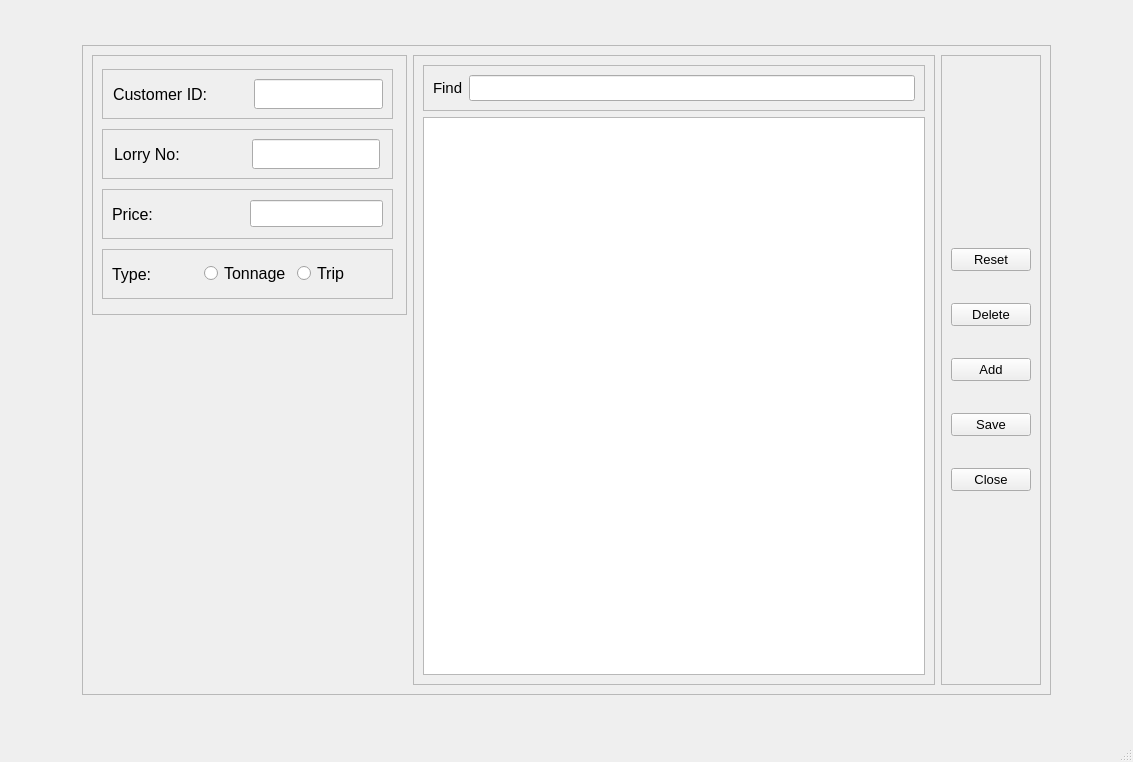
<?xml version="1.0" encoding="UTF-8"?>
<ui version="4.0">
 <class>PTCharge</class>
 <widget class="QMainWindow" name="PTCharge">
  <property name="geometry">
   <rect>
    <x>0</x>
    <y>0</y>
    <width>1133</width>
    <height>762</height>
   </rect>
  </property>
  <property name="minimumSize">
   <size>
    <width>997</width>
    <height>729</height>
   </size>
  </property>
  <property name="windowTitle">
   <string>A17. Lorry Transport Charges</string>
  </property>
  <property name="styleSheet">
   <string notr="true"/>
  </property>
  <widget class="QWidget" name="centralwidget">
   <layout class="QGridLayout" name="gridLayout">
    <item row="0" column="0" alignment="Qt::AlignHCenter|Qt::AlignVCenter">
     <widget class="QFrame" name="frame">
      <property name="maximumSize">
       <size>
        <width>975</width>
        <height>654</height>
       </size>
      </property>
      <property name="frameShape">
       <enum>QFrame::StyledPanel</enum>
      </property>
      <property name="frameShadow">
       <enum>QFrame::Raised</enum>
      </property>
      <layout class="QHBoxLayout" name="horizontalLayout">
       <item alignment="Qt::AlignLeft|Qt::AlignTop">
        <widget class="QFrame" name="frame_2">
         <property name="minimumSize">
          <size>
           <width>315</width>
           <height>260</height>
          </size>
         </property>
         <property name="maximumSize">
          <size>
           <width>315</width>
           <height>131</height>
          </size>
         </property>
         <property name="frameShape">
          <enum>QFrame::StyledPanel</enum>
         </property>
         <property name="frameShadow">
          <enum>QFrame::Raised</enum>
         </property>
         <layout class="QVBoxLayout" name="verticalLayout">
          <item>
           <widget class="QFrame" name="frame_5">
            <property name="minimumSize">
             <size>
              <width>291</width>
              <height>50</height>
             </size>
            </property>
            <property name="maximumSize">
             <size>
              <width>291</width>
              <height>50</height>
             </size>
            </property>
            <property name="frameShape">
             <enum>QFrame::StyledPanel</enum>
            </property>
            <property name="frameShadow">
             <enum>QFrame::Raised</enum>
            </property>
            <layout class="QHBoxLayout" name="horizontalLayout_3">
             <item>
              <widget class="QLabel" name="label">
               <property name="font">
                <font>
                 <pointsize>12</pointsize>
                </font>
               </property>
               <property name="text">
                <string>Customer ID:</string>
               </property>
               <property name="indent">
                <number>1</number>
               </property>
              </widget>
             </item>
             <item>
              <widget class="QLineEdit" name="customerID">
               <property name="minimumSize">
                <size>
                 <width>129</width>
                 <height>28</height>
                </size>
               </property>
               <property name="maximumSize">
                <size>
                 <width>129</width>
                 <height>120</height>
                </size>
               </property>
               <property name="font">
                <font>
                 <pointsize>12</pointsize>
                </font>
               </property>
              </widget>
             </item>
            </layout>
           </widget>
          </item>
          <item>
           <widget class="QFrame" name="frame_6">
            <property name="minimumSize">
             <size>
              <width>291</width>
              <height>50</height>
             </size>
            </property>
            <property name="maximumSize">
             <size>
              <width>291</width>
              <height>50</height>
             </size>
            </property>
            <property name="frameShape">
             <enum>QFrame::StyledPanel</enum>
            </property>
            <property name="frameShadow">
             <enum>QFrame::Raised</enum>
            </property>
            <layout class="QHBoxLayout" name="horizontalLayout_2">
             <item>
              <widget class="QLabel" name="label_2">
               <property name="minimumSize">
                <size>
                 <width>132</width>
                 <height>26</height>
                </size>
               </property>
               <property name="maximumSize">
                <size>
                 <width>132</width>
                 <height>26</height>
                </size>
               </property>
               <property name="font">
                <font>
                 <pointsize>12</pointsize>
                </font>
               </property>
               <property name="layoutDirection">
                <enum>Qt::LeftToRight</enum>
               </property>
               <property name="text">
                <string>Lorry No:</string>
               </property>
               <property name="indent">
                <number>1</number>
               </property>
              </widget>
             </item>
             <item>
              <widget class="QLineEdit" name="lorryNo">
               <property name="minimumSize">
                <size>
                 <width>128</width>
                 <height>28</height>
                </size>
               </property>
               <property name="maximumSize">
                <size>
                 <width>127</width>
                 <height>120</height>
                </size>
               </property>
               <property name="font">
                <font>
                 <pointsize>12</pointsize>
                </font>
               </property>
              </widget>
             </item>
            </layout>
           </widget>
          </item>
          <item>
           <widget class="QFrame" name="frame_8">
            <property name="minimumSize">
             <size>
              <width>291</width>
              <height>50</height>
             </size>
            </property>
            <property name="maximumSize">
             <size>
              <width>291</width>
              <height>50</height>
             </size>
            </property>
            <property name="frameShape">
             <enum>QFrame::StyledPanel</enum>
            </property>
            <property name="frameShadow">
             <enum>QFrame::Raised</enum>
            </property>
            <layout class="QHBoxLayout" name="horizontalLayout_5">
             <item>
              <widget class="QLabel" name="label_4">
               <property name="minimumSize">
                <size>
                 <width>132</width>
                 <height>26</height>
                </size>
               </property>
               <property name="maximumSize">
                <size>
                 <width>132</width>
                 <height>26</height>
                </size>
               </property>
               <property name="font">
                <font>
                 <pointsize>12</pointsize>
                </font>
               </property>
               <property name="text">
                <string>Price:</string>
               </property>
              </widget>
             </item>
             <item>
              <widget class="QLineEdit" name="price">
               <property name="font">
                <font>
                 <pointsize>12</pointsize>
                </font>
               </property>
              </widget>
             </item>
            </layout>
           </widget>
          </item>
          <item>
           <widget class="QFrame" name="frame_9">
            <property name="minimumSize">
             <size>
              <width>291</width>
              <height>50</height>
             </size>
            </property>
            <property name="maximumSize">
             <size>
              <width>291</width>
              <height>50</height>
             </size>
            </property>
            <property name="frameShape">
             <enum>QFrame::StyledPanel</enum>
            </property>
            <property name="frameShadow">
             <enum>QFrame::Raised</enum>
            </property>
            <layout class="QHBoxLayout" name="horizontalLayout_6">
             <item>
              <widget class="QLabel" name="label_5">
               <property name="font">
                <font>
                 <pointsize>12</pointsize>
                </font>
               </property>
               <property name="text">
                <string>Type:</string>
               </property>
              </widget>
             </item>
             <item>
              <widget class="QRadioButton" name="tonnageBtn">
               <property name="font">
                <font>
                 <pointsize>12</pointsize>
                </font>
               </property>
               <property name="text">
                <string>Tonnage</string>
               </property>
              </widget>
             </item>
             <item>
              <widget class="QRadioButton" name="tripBtn">
               <property name="font">
                <font>
                 <pointsize>12</pointsize>
                </font>
               </property>
               <property name="text">
                <string>Trip</string>
               </property>
              </widget>
             </item>
            </layout>
           </widget>
          </item>
         </layout>
        </widget>
       </item>
       <item>
        <widget class="QFrame" name="frame_3">
         <property name="minimumSize">
          <size>
           <width>522</width>
           <height>630</height>
          </size>
         </property>
         <property name="maximumSize">
          <size>
           <width>522</width>
           <height>630</height>
          </size>
         </property>
         <property name="frameShape">
          <enum>QFrame::StyledPanel</enum>
         </property>
         <property name="frameShadow">
          <enum>QFrame::Raised</enum>
         </property>
         <layout class="QVBoxLayout" name="verticalLayout_2">
          <item>
           <widget class="QFrame" name="frame_7">
            <property name="frameShape">
             <enum>QFrame::StyledPanel</enum>
            </property>
            <property name="frameShadow">
             <enum>QFrame::Raised</enum>
            </property>
            <layout class="QHBoxLayout" name="horizontalLayout_4">
             <item>
              <widget class="QLabel" name="label_3">
               <property name="font">
                <font>
                 <pointsize>11</pointsize>
                </font>
               </property>
               <property name="text">
                <string>Find</string>
               </property>
              </widget>
             </item>
             <item>
              <widget class="QLineEdit" name="searchBar">
               <property name="font">
                <font>
                 <pointsize>11</pointsize>
                </font>
               </property>
              </widget>
             </item>
            </layout>
           </widget>
          </item>
          <item>
           <widget class="QTableView" name="tableView"/>
          </item>
         </layout>
        </widget>
       </item>
       <item>
        <widget class="QFrame" name="frame_4">
         <property name="minimumSize">
          <size>
           <width>100</width>
           <height>630</height>
          </size>
         </property>
         <property name="maximumSize">
          <size>
           <width>100</width>
           <height>630</height>
          </size>
         </property>
         <property name="frameShape">
          <enum>QFrame::StyledPanel</enum>
         </property>
         <property name="frameShadow">
          <enum>QFrame::Raised</enum>
         </property>
         <layout class="QVBoxLayout" name="verticalLayout_3">
          <property name="spacing">
           <number>0</number>
          </property>
          <property name="topMargin">
           <number>160</number>
          </property>
          <property name="bottomMargin">
           <number>160</number>
          </property>
          <item>
           <widget class="QPushButton" name="resetButton">
            <property name="font">
             <font>
              <pointsize>10</pointsize>
             </font>
            </property>
            <property name="text">
             <string>Reset</string>
            </property>
           </widget>
          </item>
          <item>
           <widget class="QPushButton" name="deleteButton">
            <property name="font">
             <font>
              <pointsize>10</pointsize>
             </font>
            </property>
            <property name="text">
             <string>Delete</string>
            </property>
           </widget>
          </item>
          <item>
           <widget class="QPushButton" name="addButton">
            <property name="font">
             <font>
              <pointsize>10</pointsize>
             </font>
            </property>
            <property name="text">
             <string>Add</string>
            </property>
           </widget>
          </item>
          <item>
           <widget class="QPushButton" name="saveButton">
            <property name="font">
             <font>
              <pointsize>10</pointsize>
             </font>
            </property>
            <property name="text">
             <string>Save</string>
            </property>
           </widget>
          </item>
          <item>
           <widget class="QPushButton" name="closeButton">
            <property name="font">
             <font>
              <pointsize>10</pointsize>
             </font>
            </property>
            <property name="text">
             <string>Close</string>
            </property>
           </widget>
          </item>
         </layout>
        </widget>
       </item>
      </layout>
     </widget>
    </item>
   </layout>
  </widget>
  <widget class="QMenuBar" name="menubar">
   <property name="geometry">
    <rect>
     <x>0</x>
     <y>0</y>
     <width>1133</width>
     <height>26</height>
    </rect>
   </property>
  </widget>
  <widget class="QStatusBar" name="statusbar"/>
 </widget>
 <resources/>
 <connections/>
</ui>
